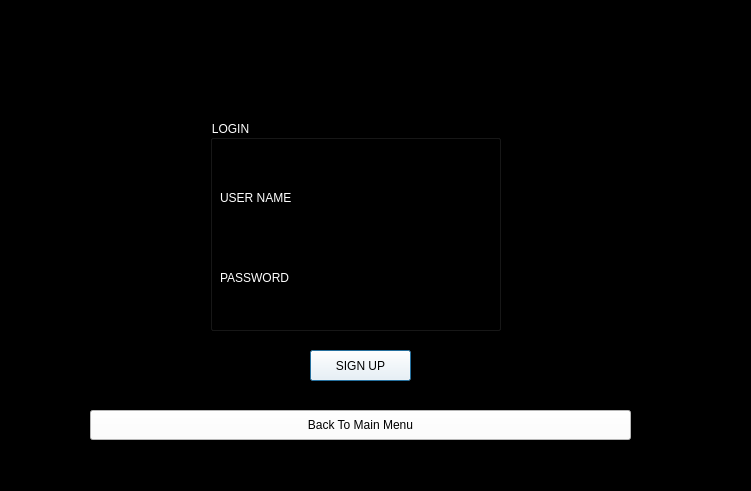
<?xml version="1.0" encoding="UTF-8"?>
<ui version="4.0">
 <class>SIGN_IN</class>
 <widget class="QDialog" name="SIGN_IN">
  <property name="geometry">
   <rect>
    <x>0</x>
    <y>0</y>
    <width>751</width>
    <height>491</height>
   </rect>
  </property>
  <property name="windowTitle">
   <string>Dialog</string>
  </property>
  <property name="styleSheet">
   <string notr="true">background-color: rgb(0, 0, 0);</string>
  </property>
  <widget class="QGroupBox" name="groupBox">
   <property name="geometry">
    <rect>
     <x>210</x>
     <y>120</y>
     <width>291</width>
     <height>211</height>
    </rect>
   </property>
   <property name="styleSheet">
    <string notr="true">font: 17pt &quot;Pristina&quot;;
background-color: rgb(0, 0, 0);
color: rgb(255, 255, 255);</string>
   </property>
   <property name="title">
    <string>LOGIN</string>
   </property>
   <widget class="QLabel" name="label">
    <property name="geometry">
     <rect>
      <x>10</x>
      <y>70</y>
      <width>101</width>
      <height>16</height>
     </rect>
    </property>
    <property name="styleSheet">
     <string notr="true">font: 13pt &quot;Pristina&quot;;</string>
    </property>
    <property name="text">
     <string>USER NAME</string>
    </property>
   </widget>
   <widget class="QLabel" name="label_2">
    <property name="geometry">
     <rect>
      <x>10</x>
      <y>150</y>
      <width>151</width>
      <height>16</height>
     </rect>
    </property>
    <property name="styleSheet">
     <string notr="true">font: 13pt &quot;Pristina&quot;;</string>
    </property>
    <property name="text">
     <string>PASSWORD</string>
    </property>
   </widget>
   <widget class="QLineEdit" name="lineEdit">
    <property name="geometry">
     <rect>
      <x>110</x>
      <y>60</y>
      <width>161</width>
      <height>31</height>
     </rect>
    </property>
   </widget>
   <widget class="QLineEdit" name="lineEdit_2">
    <property name="geometry">
     <rect>
      <x>110</x>
      <y>140</y>
      <width>161</width>
      <height>31</height>
     </rect>
    </property>
   </widget>
  </widget>
  <widget class="QPushButton" name="pushButton">
   <property name="geometry">
    <rect>
     <x>310</x>
     <y>350</y>
     <width>101</width>
     <height>31</height>
    </rect>
   </property>
   <property name="styleSheet">
    <string notr="true">font: 16pt &quot;Pristina&quot;;
background-color: rgb(255, 255, 255);</string>
   </property>
   <property name="text">
    <string>SIGN UP</string>
   </property>
  </widget>
  <widget class="QPushButton" name="pushButton_5">
   <property name="geometry">
    <rect>
     <x>90</x>
     <y>410</y>
     <width>541</width>
     <height>30</height>
    </rect>
   </property>
   <property name="styleSheet">
    <string notr="true">font: 13pt &quot;Pristina&quot;;
color: rgb(0, 0, 0);
background-color: rgb(255, 255, 255);
</string>
   </property>
   <property name="text">
    <string>Back To Main Menu</string>
   </property>
  </widget>
 </widget>
 <resources/>
 <connections/>
</ui>
